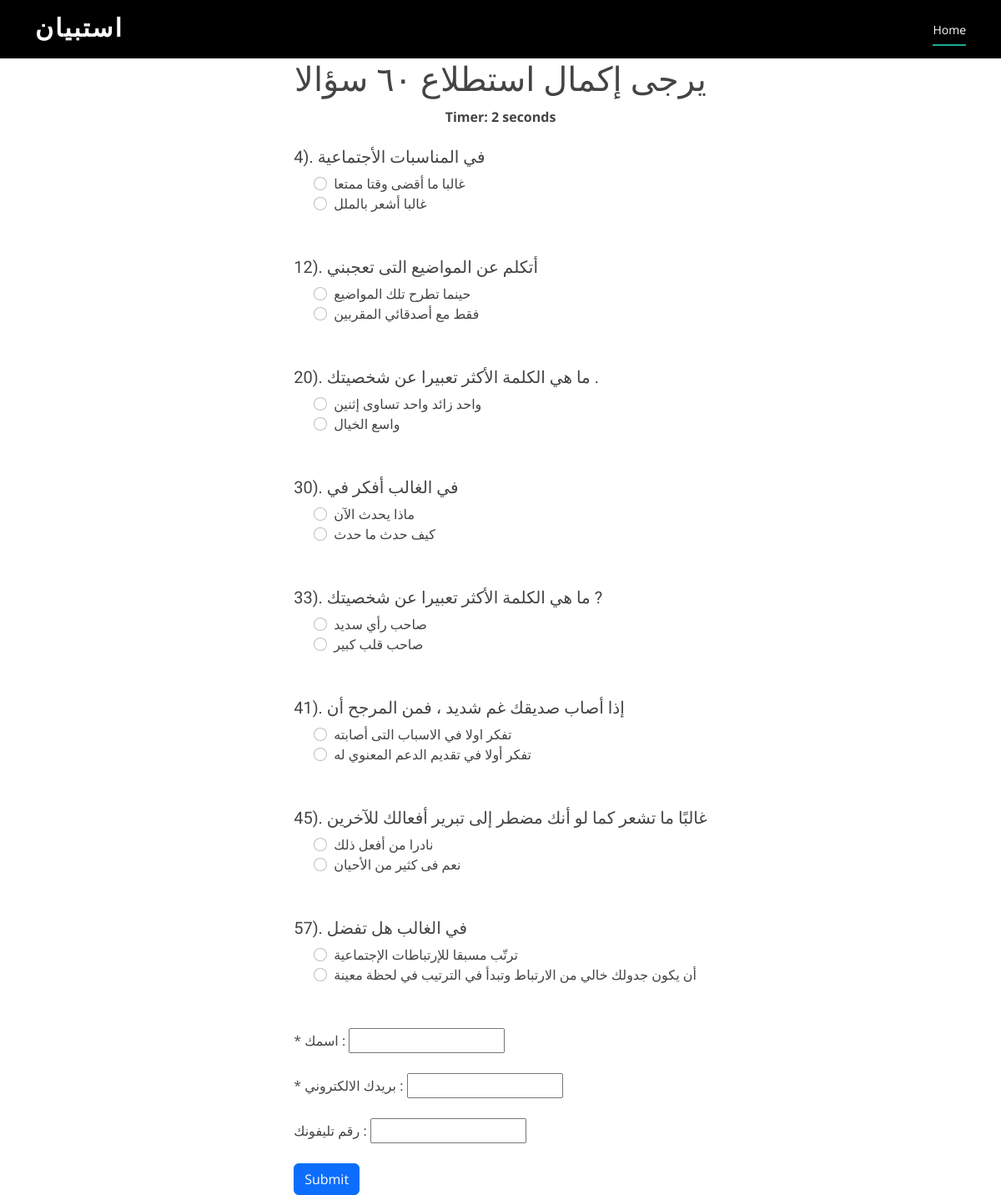
/survey_arabic, run on the app's committed database.
### survery_app/models.py (models this page shows)
class question(models.Model):
    id = models.AutoField(primary_key=True)
    group_مجموعة = models.CharField(max_length=256, choices=[('Affinity', 'Affinity'), ('Collection of information' , 'Collection of information'), ('Make decision', 'Make decision') , ('Time spending' , 'Time spending') ])
    rank_النقاط = models.BigIntegerField()
    question_english_سؤال_الانجليزي = models.CharField(max_length=500)
    question_arabic_سؤال_عربي = models.CharField(max_length=500)
    title_of_answer_choice_one_عنوان_الإجابة_الأول= models.CharField(max_length=256, choices=[('Extrovert', 'Extrovert'), ('Sensing' , 'Sensing'), ('Thinking', 'Thinking') , ('Judging' , 'Judging') ])
    asnwer_choice_one_english_الإجابة_الأولى_انجليزي = models.CharField(max_length=500)
    asnwer_choice_one_arabic_الإجابة_الأولى_عربى = models.CharField(max_length=500)
    title_of_answer_choice_two_عنوان_الإجابة_الثاني = models.CharField(max_length=256, choices=[('Introvert', 'Introvert'), ('Intuition' , 'Intuition'), ('Feeling', 'Feeling') , ('Perceiving' , 'Perceiving') ])
    asnwer_choice_two_english_الإجابة_الثاني_انجليزي = models.CharField(max_length=500)
    asnwer_choice_two_arabic_الإجابة_الثاني_عربى = models.CharField(max_length=500)

### survery_app/views.py (the view)
# urls.py: path('survey_arabic', views.survey_arabic, name='survey_arabic'),
def survey_arabic(request):
    if request.method == 'POST':
        questions=question.objects.all()
        if request.POST.get("user_name") == "":
          return render(request, "name_and_email.html")
        if request.POST.get("user_email") == "":
          return render(request, "name_and_email.html")
        if '@' not in request.POST.get("user_email"):
            return render(request, "user_email_error.html")
        user_name = request.POST.get("user_name")
        user_email = request.POST.get("user_email")
        user_phone = request.POST.get("user_phone")
        affinity_1 = 0
        affinity_2 = 0
        collection_1 = 0
        collection_2 = 0
        make_1 = 0
        make_2 = 0
        time_1 = 0
        time_2 = 0
        affinity_1_heading = ""
        affinity_2_heading = ""
        collection_1_heading = ""
        collection_2_heading = ""
        make_1_heading = ""
        make_2_heading = ""
        time_1_heading = ""
        time_2_heading = ""
        for q in questions:
            if   request.POST.get(q.question_arabic_سؤال_عربي) == 'option1':
              if q.group_مجموعة == 'Affinity':
                affinity_1 = affinity_1 + q.rank_النقاط
                affinity_1_heading = q.title_of_answer_choice_one_عنوان_الإجابة_الأول
              if q.group_مجموعة == 'Collection of information':
                collection_1 = collection_1 + q.rank_النقاط
                collection_1_heading = q.title_of_answer_choice_one_عنوان_الإجابة_الأول
              if q.group_مجموعة == 'Make decision':
                make_1 = make_1 + q.rank_النقاط
                make_1_heading = q.title_of_answer_choice_one_عنوان_الإجابة_الأول
              if q.group_مجموعة == 'Time spending':
                time_1 = time_1 + q.rank_النقاط
                time_1_heading = q.title_of_answer_choice_one_عنوان_الإجابة_الأول
            if   request.POST.get(q.question_arabic_سؤال_عربي) == 'option2':
              if q.group_مجموعة == 'Affinity':
                affinity_2 = affinity_2 + q.rank_النقاط
                affinity_2_heading = q.title_of_answer_choice_two_عنوان_الإجابة_الثاني
              if q.group_مجموعة == 'Collection of information':
                collection_2 = collection_2 + q.rank_النقاط
                collection_2_heading = q.title_of_answer_choice_two_عنوان_الإجابة_الثاني
              if q.group_مجموعة == 'Make decision':
                make_2 = make_2 + q.rank_النقاط
                make_2_heading = q.title_of_answer_choice_two_عنوان_الإجابة_الثاني
              if q.group_مجموعة == 'Time spending':
                time_2 = time_2 + q.rank_النقاط
                time_2_heading = q.title_of_answer_choice_two_عنوان_الإجابة_الثاني
            if   request.POST.get(q.question_arabic_سؤال_عربي) == None:
              return render(request,'incomplete_survey.html')
        affinity_result = ""
        if affinity_1 > affinity_2:
          affinity_result = affinity_1_heading
        else:
          affinity_result = affinity_2_heading
        collection_result = ""
        if collection_1 > collection_2:
          collection_result = collection_1_heading
        else:
          collection_result = collection_2_heading
        make_result = ""
        if make_1 > make_2:
          make_result = make_1_heading
        else:
          make_result = make_2_heading
        time_result = ""
        if time_1 > time_2:
          time_result = time_1_heading
        else:
          time_result = time_2_heading
        if affinity_result == affinity_1_heading and collection_result == collection_1_heading and make_result == make_1_heading and time_result == time_1_heading :
              pdf_answer_case = 1
        elif affinity_result == affinity_1_heading and collection_result == collection_1_heading and make_result == make_1_heading and time_result == time_2_heading :
              pdf_answer_case = 2
        elif affinity_result == affinity_1_heading and collection_result == collection_1_heading and make_result == make_2_heading and time_result == time_1_heading :
          pdf_answer_case = 3
        elif affinity_result == affinity_1_heading and collection_result == collection_1_heading and make_result == make_2_heading and time_result == time_2_heading :
          pdf_answer_case = 4
        elif affinity_result == affinity_1_heading and collection_result == collection_2_heading and make_result == make_1_heading and time_result == time_1_heading :
          pdf_answer_case = 5
        elif affinity_result == affinity_1_heading and collection_result == collection_2_heading and make_result == make_1_heading and time_result == time_2_heading :
          pdf_answer_case = 6
        elif affinity_result == affinity_1_heading and collection_result == collection_2_heading and make_result == make_2_heading and time_result == time_1_heading :
          pdf_answer_case = 7
        elif affinity_result == affinity_1_heading and collection_result == collection_2_heading and make_result == make_2_heading and time_result == time_2_heading :
          pdf_answer_case = 8
        elif affinity_result == affinity_2_heading and collection_result == collection_1_heading and make_result == make_1_heading and time_result == time_1_heading :
          pdf_answer_case = 9
        elif affinity_result == affinity_2_heading and collection_result == collection_1_heading and make_result == make_1_heading and time_result == time_2_heading :
          pdf_answer_case = 10
        elif affinity_result == affinity_2_heading and collection_result == collection_1_heading and make_result == make_2_heading and time_result == time_1_heading :
          pdf_answer_case = 11
        elif affinity_result == affinity_2_heading and collection_result == collection_1_heading and make_result == make_2_heading and time_result == time_2_heading :
          pdf_answer_case = 12
        elif affinity_result == affinity_2_heading and collection_result == collection_2_heading and make_result == make_1_heading and time_result == time_1_heading :
          pdf_answer_case = 13
        elif affinity_result == affinity_2_heading and collection_result == collection_2_heading and make_result == make_1_heading and time_result == time_2_heading :
          pdf_answer_case = 14
        elif affinity_result == affinity_2_heading and collection_result == collection_2_heading and make_result == make_2_heading and time_result == time_1_heading :
          pdf_answer_case = 15
        elif affinity_result == affinity_2_heading and collection_result == collection_2_heading and make_result == make_2_heading and time_result == time_2_heading :
          pdf_answer_case = 16
        r = result(
          time = request.POST.get('timer'),
          affinity_1 = affinity_1,
          affinity_2 = affinity_2,
          affinity_result= affinity_result,
          collection_1 = collection_1,
          collection_2 = collection_2,
          collection_result = collection_result,
          make_1 = make_1,
          make_2 = make_2,
          make_result = make_result,
          time_1 = time_1,
          time_2 = time_2,
          time_result = time_result,
          pdf_answer_case = pdf_answer_case,
          user_name = request.POST.get("user_name"),
          user_email = request.POST.get("user_email"),
          user_phone = request.POST.get("user_phone"),
          date_and_time_completed = datetime.datetime.now()
          )
        r.save()
        r_id = r.id
        context = {
          'affinity_result': affinity_result ,
          'collection_result': collection_result ,
          'make_result': make_result,
          'time_result': time_result,
          'user_email': user_email,
          'user_phone': user_phone,
          'id' : r_id
        }
        return redirect('arabic_confirmation' , r_id , r.user_name)
    else:
        questions=question.objects.all()
        context = {
            'questions':questions
        }
        return render(request,'survey_arabic.html',context)

### survery_app/templates/survey_arabic.html (shortened to what this page needs)
{% extends 'index.html' %}
{% block content %}
    <br>  <br> <br>
    <head>
    </head>
<body>
<div class="d-flex flex-column justify-content-center align-items-center">
    <h1> يرجى إكمال استطلاع ٦٠ سؤالا </h1>
<div align="centre " id="displaytimer"><b>Timer: 0 seconds</b></div>
 <form method='post' action=''">
    {% for q  in questions%}
    <br>
    <div class="form-group">
       <h5>  {{q.id}}).    {{q.question_arabic_سؤال_عربي}} </h5>
    </div>
    <div class="form-check">
        <div class="form-check">
            <input class="form-check-input" type="radio" name="{{q.question_arabic_سؤال_عربي}}" id="gridRadios1" value="option1">
                {{q.asnwer_choice_one_arabic_الإجابة_الأولى_عربى}}
                <br>
            <input class="form-check-input" type="radio" name="{{q.question_arabic_سؤال_عربي}}" id="gridRadios2" value="option2">
                {{q.asnwer_choice_two_arabic_الإجابة_الثاني_عربى}}
        </div>
        <br>
    </div>
    {% endfor %}
    <br>
    <label for="your_name">    * اسمك  : </label>
    <input id="user_name" type="text" name="user_name">
    <br>
    <br>
    <label for="user_email"> * بريدك الالكتروني : </label>
    <input id="user_email" type="text" name="user_email">
    <br>
    <br>
    <label for="user_phone"> رقم تليفونك       : </label>
    <input id="user_phone" type="text" name="user_phone">
    <br>
    <br>
    <button type="submit" class="btn btn-primary">Submit</button>
  </form>
</div>
</body>
</html>
{% endblock %}

### survery_app/templates/index.html (shortened to what this page needs)
{% load static %}
<!DOCTYPE html>
<html>
 <head>
  <link href="/static/vendor/aos/aos.css" rel="stylesheet">
  <link href="/static/vendor/bootstrap/css/bootstrap.min.css" rel="stylesheet">
  <link href="/static/vendor/bootstrap-icons/bootstrap-icons.css" rel="stylesheet">
  <link href="/static/vendor/boxicons/css/boxicons.min.css" rel="stylesheet">
  <link href="/static/vendor/glightbox/css/glightbox.min.css" rel="stylesheet">
  <link href="/static/vendor/swiper/swiper-bundle.min.css" rel="stylesheet">
  <link href="/static/css/style.css" rel="stylesheet">
</head>
      <header id="header" class="fixed-top d-flex align-items-center">
        <div class="container d-flex justify-content-between">
          <div class="logo">
            <h1><a href="/">استبيان</a></h1>
          </div>
          <nav id="navbar" class="navbar">
            <ul>
              <li><a class="nav-link scrollto active" href="/">Home</a></li>
            </ul>
          </nav>
        </div>
    </header>
    <body>
        <main class="container">
              {% block content %}
              {% endblock %}
    </body>
</html>

### survery_app/static/css/style.css (style rules this page uses)
body { font-family: "Open Sans", sans-serif; color: #444444; }
a { color: #1bac91; text-decoration: none; }
h1, h2, h3, h4, h5, h6 { font-family: "Raleway", sans-serif; }
#header { height: 70px; transition: all 0.5s; z-index: 997; background: #000; }
#header .logo h1 { font-size: 30px; margin: 0; padding: 6px 0; line-height: 1; font-weight: 700; letter-spacing: 2px; text-transform: uppercase; }
#header .logo h1 a, #header .logo h1 a:hover { color: #fff; text-decoration: none; }
.navbar { padding: 0; }
.navbar ul { margin: 0; padding: 0; display: flex; list-style: none; align-items: center; }
.navbar li { position: relative; }
.navbar a, .navbar a:focus { display: flex; align-items: center; justify-content: space-between; padding: 12px 0; font-size: 14px; color: rgba(255, 255, 255, 0.8); white-space: nowrap; transition: 0.3s; position: relative; }
.navbar>ul>li>a:before { content: ""; position: absolute; width: 100%; height: 2px; bottom: 3px; left: 0; background-color: #1bac91; visibility: hidden; width: 0px; transition: all 0.3s ease-in-out 0s; }
.navbar a:hover:before, .navbar li:hover>a:before, .navbar .active:before { visibility: visible; width: 100%; }
.navbar a:hover, .navbar .active, .navbar .active:focus, .navbar li:hover>a { color: #fff; }

### data on the page
question: id "4", question_arabic_سؤال_عربي "في المناسبات الأجتماعية", asnwer_choice_one_arabic_الإجابة_الأولى_عربى "غالبا ما أقضى وقتا ممتعا", asnwer_choice_two_arabic_الإجابة_الثاني_عربى "غالبا أشعر بالملل"
question: id "12", question_arabic_سؤال_عربي "أتكلم عن المواضيع التى تعجبني", asnwer_choice_one_arabic_الإجابة_الأولى_عربى "حينما تطرح تلك المواضيع", asnwer_choice_two_arabic_الإجابة_الثاني_عربى "فقط مع أصدقائي المقربين"
question: id "20", question_arabic_سؤال_عربي "ما هي الكلمة الأكثر تعبيرا عن شخصيتك .", asnwer_choice_one_arabic_الإجابة_الأولى_عربى "واحد زائد واحد تساوى إثنين", asnwer_choice_two_arabic_الإجابة_الثاني_عربى "واسع الخيال"
question: id "30", question_arabic_سؤال_عربي "في الغالب أفكر في", asnwer_choice_one_arabic_الإجابة_الأولى_عربى "ماذا يحدث الآن", asnwer_choice_two_arabic_الإجابة_الثاني_عربى "كيف حدث ما حدث"
question: id "33", question_arabic_سؤال_عربي "ما هي الكلمة الأكثر تعبيرا عن شخصيتك ?", asnwer_choice_one_arabic_الإجابة_الأولى_عربى "صاحب رأي سديد", asnwer_choice_two_arabic_الإجابة_الثاني_عربى "صاحب قلب كبير"
question: id "41", question_arabic_سؤال_عربي "إذا أصاب صديقك غم شديد ، فمن المرجح أن", asnwer_choice_one_arabic_الإجابة_الأولى_عربى "تفكر اولا في الاسباب التى أصابته", asnwer_choice_two_arabic_الإجابة_الثاني_عربى "تفكر أولا في تقديم الدعم المعنوي له"
question: id "45", question_arabic_سؤال_عربي "غالبًا ما تشعر كما لو أنك مضطر إلى تبرير أفعالك للآخرين", asnwer_choice_one_arabic_الإجابة_الأولى_عربى "نادرا من أفعل ذلك", asnwer_choice_two_arabic_الإجابة_الثاني_عربى "نعم فى كثير من الأحيان"
question: id "57", question_arabic_سؤال_عربي "في الغالب هل تفضل", asnwer_choice_one_arabic_الإجابة_الأولى_عربى "ترتّب مسبقا للإرتباطات الإجتماعية", asnwer_choice_two_arabic_الإجابة_الثاني_عربى "أن يكون جدولك خالي من الارتباط وتبدأ في الترتيب في لحظة معينة"
